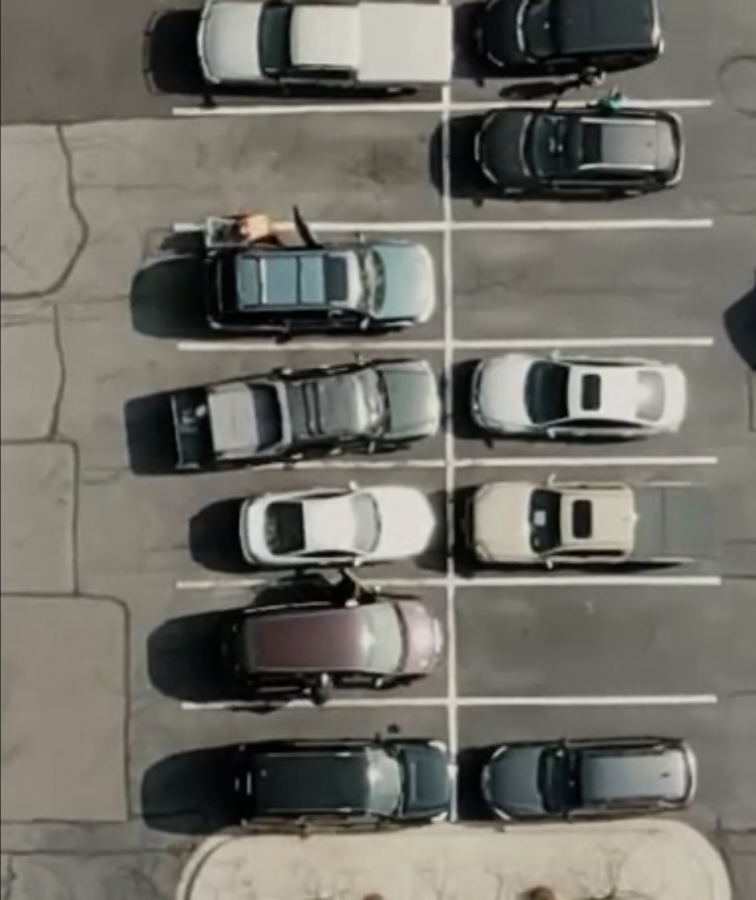
#> input picture data/car_parking/image.png, 1512 x 1800 px (shown at 1/2 size)
$ python 04_a_carparking_masking.py
#> lines starting #> are read from the running program, lines starting #| are printed output that depends on the picture; after the words box and inside, x2 and y2 are one past the last pixel; in counts of white or black regions, pixels touching at a corner belong together
import cv2

# --------- Mask Import For Croping Image ------------
parking_lot = cv2.imread("./data/car_parking/image.png")
#> parking_lot is the input picture: shape (1800, 1512, 3); mean B, G, R 103.6, 111.5, 113.1
cv2.resize(parking_lot, (640, 480))
mask = cv2.imread("./data/car_parking/mask.png")
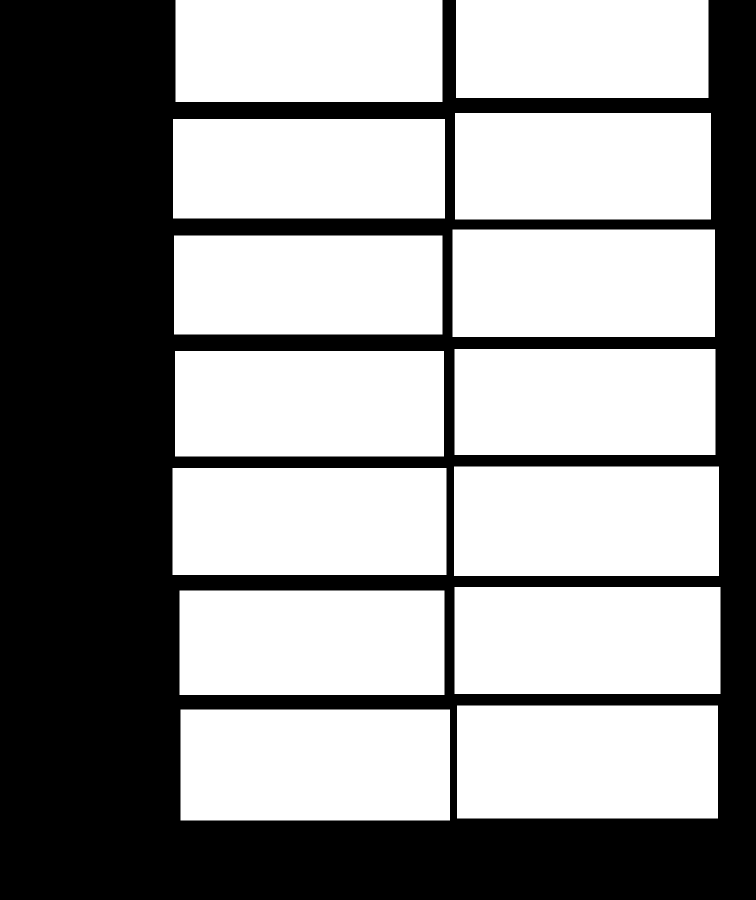
#> input picture data/car_parking/mask.png, 1512 x 1800 px (shown at 1/2 size)
#> mask is the input picture: shape (1800, 1512, 3); 57.5% white; 1 black region, box (x1, y1, x2, y2) and area: (0, 0, 1512, 1800) 1157399

# make image black and white
mask = cv2.cvtColor(mask, cv2.COLOR_BGR2GRAY)
#> mask: shape (1800, 1512); 57.5% white; 1 black region
contours, _ = cv2.findContours(mask, cv2.RETR_TREE, cv2.CHAIN_APPROX_SIMPLE)
#> contours = 14 contours; largest, box (x1, y1, x2, y2) and area: (361, 1419, 900, 1641) 118898, (914, 1411, 1436, 1637) 117225, (345, 936, 893, 1150) 116511, (908, 933, 1438, 1152) 115322, (909, 1174, 1441, 1388) 113103
print("Number Of Parking Lots Found: ", len(contours))
#| Number Of Parking Lots Found:  14

# Extract Bounding BOX from connected components
for contour in contours:
    x, y, w, h = cv2.boundingRect(contour)
    cv2.rectangle(parking_lot, (x, y), (x+w, y+h), (0, 255, 0), thickness=2)
#> this loop made 14 passes
#> (contour, x, y, w, h) on passes 1 to 9: ([[361, 1419], [361, 1640], [899, 1640], [899, 1419]], 361, 1419, 539, 222), ([[914, 1411], [914, 1636], [1435, 1636], [1435, 1411]], 914, 1411, 522, 226), ([[359, 1181], [359, 1389], [888, 1389], [888, 1181]], 359, 1181, 530, 209), ([[909, 1174], [909, 1387], [1440, 1387], [1440, 1174]], 909, 1174, 532, 214), ([[345, 936], [345, 1149], [892, 1149], [892, 936]], 345, 936, 548, 214), ([[908, 933], [908, 1151], [1437, 1151], [1437, 933]], 908, 933, 530, 219), ([[350, 702], [350, 912], [887, 912], [887, 702]], 350, 702, 538, 211), ([[909, 698], [909, 909], [1430, 909], [1430, 698]], 909, 698, 522, 212), ([[348, 471], [348, 668], [884, 668], [884, 471]], 348, 471, 537, 198)
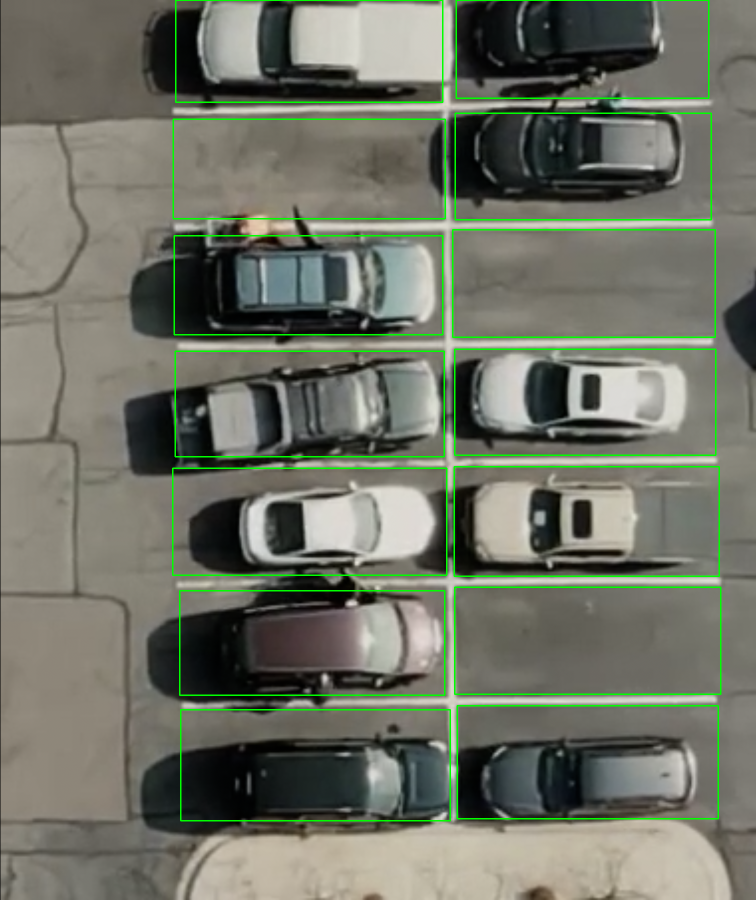
#> parking_lot: shape (1800, 1512, 3) (shown at 1/2 size); 2.25% of pixels changed, all inside (x1, y1, x2, y2) = (344, 0, 1443, 1643)

cv2.imshow("Parking Lot Masking", parking_lot)
cv2.waitKey(0)
